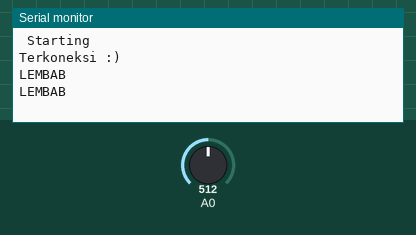
A program run on a simulated ESP8266 (NodeMCU). Parts: the last lines printed to the serial monitor. The test bench sets the inputs (shaded band); at power-on: A0 = 512. WiFi joins after 1.5 s; servers stay silent unless stated.

Above: at 2.7 s.
2.8 s: A0 set to 838
At 3.5 s:
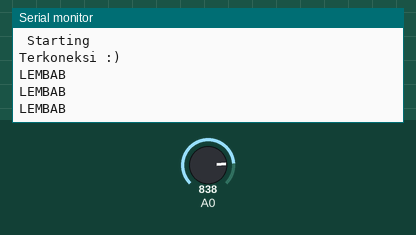
4.3 s: A0 set to 864
At 5.4 s:
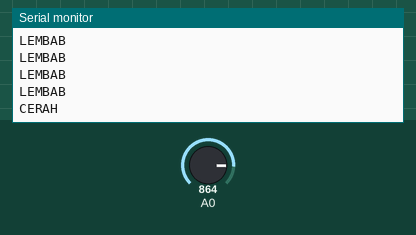

The program:

main.cpp
```cpp
#include <ESP8266WiFi.h>       //Librari ESP8266
#include <FirebaseArduino.h>   // Librari Arduino
#include <ESP8266HTTPClient.h> //Librari ESP8266 Sebagai Wifi Client
#include <DNSServer.h>         // Server DNS bagi ESP8266
#include <ESP8266WebServer.h>  // Web Server Saat ESP8266 sebagai AP
#include <WiFiManager.h>       // Manager AP ESP8266

//Autentikasi Firebase
#define FIREBASE_HOST "raw-esp12e.firebaseio.com"
#define FIREBASE_AUTH "kRwTxpSFQFA9SvU33gBW79vi6rRZMnJdpKpavvRh"

// Deklarasi Variabel
const int sensorMin = 0;    // sensor minimum
const int sensorMax = 1024; // sensor maximum
String myString;            // Kondisi Sensor

void setup()
{

  //Setting bagi Wifi menggunakan librari WifiManager
  Serial.begin(9600);
  Serial.println("\n Starting");
  WiFiManager wifiManager;
  wifiManager.resetSettings();
  wifiManager.setBreakAfterConfig(true);

  if (!wifiManager.autoConnect("RainSensor"))
  {
    Serial.println("Gagal Terkoneksi, akan dicoba dihubungkan kembali");
    delay(3000);
    ESP.reset();
    delay(5000);
  }
  Serial.println("Terkoneksi :)");

  Firebase.begin(FIREBASE_HOST, FIREBASE_AUTH); // Autentikasi Firebase
}
void loop()
{
  //Membaca masukan analog sensor
  int sensorReading = analogRead(A0);
  // Membuat map pembacaan sensor

  // Create dan Update data pada Firebase
  int range = map(sensorReading, sensorMin, sensorMax, 0, 3);

  // Kondisi Sensor
  if (range == 0)
  {
    myString = "HUJAN";
  }
  else if (range == 3)
  {
    myString = "CERAH";
  }
  else
  {
    myString = "LEMBAB";
  };

  Firebase.setString("Cuaca", myString);
  Serial.println(myString);

  delay(500); //Delay setiap transfer kondisi
}
```

Measured:
- the behaviour switches between 853 and 854 on A0 (found by bisection; images 1 and 2)
- after the input at 4.3 s, the serial monitor: prints a new line after 0.60 s (image 2)
